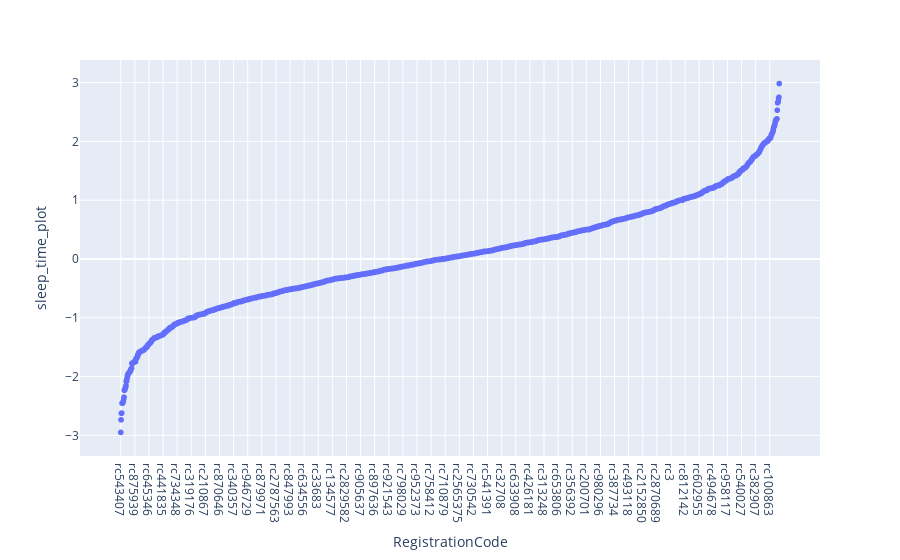

Write notebook code for a chart like this one.
### Code cell
import plotly.express as px
# fig = px.scatter(means, x='RegistrationCode', y='time', color='type', marginal_y='density')
fig = px.scatter(means, x='RegistrationCode', y='sleep_time_plot')
fig.show()

### Figure 1 — Plotly figure (JSON) as saved in the notebook; plotly's stock layout.template omitted (floating-point values rounded to 4 significant figures; data arrays with more than 128 entries replaced by an {"elided": "..."} marker saying what was removed)
{"data": [{"hoverlabel": {"namelength": 0}, "hovertemplate": "RegistrationCode=%{x}<br>sleep_time_plot=%{y}", "legendgroup": "", "marker": {"color": "#636efa", "symbol": "circle"}, "mode": "markers", "name": "", "showlegend": false, "type": "scattergl", "x": {"elided": "2008 str values"}, "xaxis": "x", "y": {"elided": "2008 float values"}, "yaxis": "y"}], "layout": {"legend": {"tracegroupgap": 0}, "margin": {"t": 60}, "xaxis": {"anchor": "y", "domain": [0, 1], "title": {"text": "RegistrationCode"}}, "yaxis": {"anchor": "x", "domain": [0, 1], "title": {"text": "sleep_time_plot"}}}}
